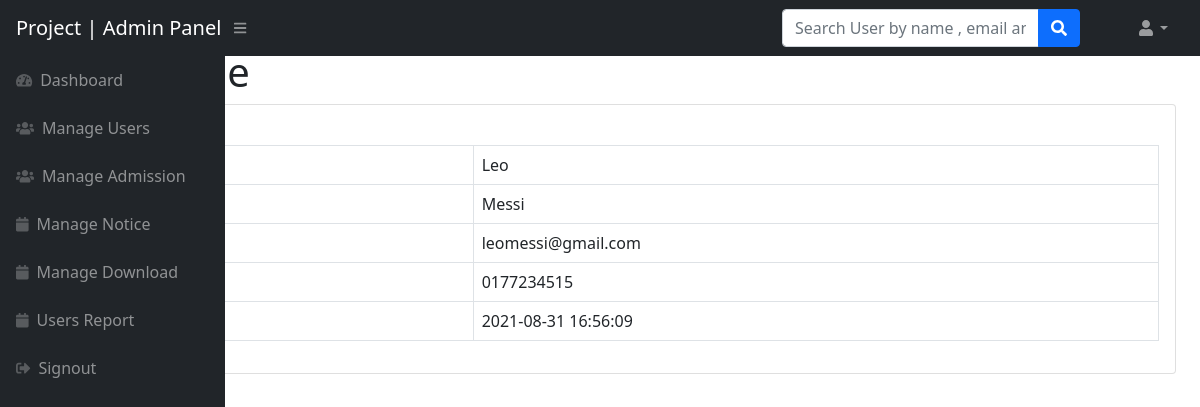
/loginsystem/admin/user-profile.php?uid=16 (signed in), run on the app's committed database.
### tables this page shows
CREATE TABLE `users` (
  `id` int(11) NOT NULL,
  `fname` varchar(255) DEFAULT NULL,
  `lname` varchar(255) DEFAULT NULL,
  `email` varchar(255) DEFAULT NULL,
  `password` varchar(300) DEFAULT NULL,
  `contactno` varchar(11) DEFAULT NULL,
  `posting_date` timestamp NOT NULL DEFAULT current_timestamp()
);

### loginsystem/admin/user-profile.php (the view, shortened to what this page needs)
<?php session_start();
include_once('../includes/config.php');
if (strlen($_SESSION['adminid']==0)) {
  header('location:logout.php');
  } else{
?>
<!DOCTYPE html>
<html lang="en">
    <head>
        <link href="https://cdn.jsdelivr.net/npm/simple-datatables@latest/dist/style.css" rel="stylesheet" />
        <link href="../css/styles.css" rel="stylesheet" />
    </head>
    <body class="sb-nav-fixed">
      <?php include_once('includes/navbar.php');?>
        <div id="layoutSidenav">
          <?php include_once('includes/sidebar.php');?>
            <div id="layoutSidenav_content">
                <main>
                    <div class="container-fluid px-4">
<?php
$userid=$_GET['uid'];
$query=mysqli_query($con,"select * from users where id='$userid'");
while($result=mysqli_fetch_array($query))
{?>
                        <h1 class="mt-4"><?php echo $result['fname'];?>'s Profile</h1>
                        <div class="card mb-4">
                            <div class="card-body">
                                <a href="edit-profile.php?uid=<?php echo $result['id'];?>">Edit</a>
                                <table class="table table-bordered">
                                   <tr>
                                    <th>First Name</th>
                                       <td><?php echo $result['fname'];?></td>
                                   </tr>
                                   <tr>
                                       <th>Last Name</th>
                                       <td><?php echo $result['lname'];?></td>
                                   </tr>
                                   <tr>
                                       <th>Email</th>
                                       <td colspan="3"><?php echo $result['email'];?></td>
                                   </tr>
                                     <tr>
                                       <th>Contact No.</th>
                                       <td colspan="3"><?php echo $result['contactno'];?></td>
                                   </tr>
                                        <tr>
                                       <th>Reg. Date</th>
                                       <td colspan="3"><?php echo $result['posting_date'];?></td>
                                   </tr>
                                </table>
                            </div>
                        </div>
<?php } ?>
                    </div>
                    </div>
    </body>
</html>
<?php } ?>

### data on the page
users: fname "Leo", lname "Messi", email "leomessi@gmail.com", contactno "0177234515", posting_date "2021-08-31 16:56:09"
